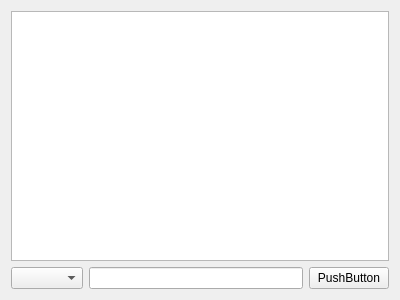
<?xml version="1.0" encoding="UTF-8"?>
<ui version="4.0">
 <class>FormLabelScreenViewB</class>
 <widget class="QWidget" name="FormLabelScreenViewB">
  <property name="geometry">
   <rect>
    <x>0</x>
    <y>0</y>
    <width>400</width>
    <height>300</height>
   </rect>
  </property>
  <property name="windowTitle">
   <string>Form</string>
  </property>
  <layout class="QGridLayout" name="gridLayout">
   <item row="0" column="0" colspan="3">
    <widget class="QListWidget" name="listWidget"/>
   </item>
   <item row="1" column="0">
    <widget class="QComboBox" name="comboBox"/>
   </item>
   <item row="1" column="1">
    <widget class="QLineEdit" name="lineEdit"/>
   </item>
   <item row="1" column="2">
    <widget class="QPushButton" name="pushButton">
     <property name="text">
      <string>PushButton</string>
     </property>
    </widget>
   </item>
  </layout>
 </widget>
 <resources/>
 <connections/>
</ui>
